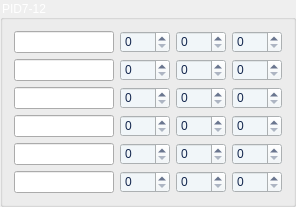
          <widget class="QGroupBox" name="groupBox_2">
           <property name="minimumSize">
            <size>
             <width>0</width>
             <height>45</height>
            </size>
           </property>
           <property name="styleSheet">
            <string notr="true">font: 10pt &quot;微软雅黑&quot;;
color:white;</string>
           </property>
           <property name="title">
            <string>PID7-12</string>
           </property>
           <layout class="QGridLayout" name="gridLayout_5">
            <item row="4" column="1">
             <widget class="QSpinBox" name="sb_p11">
              <property name="minimumSize">
               <size>
                <width>50</width>
                <height>20</height>
               </size>
              </property>
              <property name="styleSheet">
               <string notr="true">QSpinBox{
	color:#14274E;
	font: 10pt &quot;微软雅黑&quot;;
	background-color:#F1F6F9;
    selection-background-color: #F1F6F9;
	selection-color:#14274E;
}
</string>
              </property>
             </widget>
            </item>
            <item row="3" column="0">
             <widget class="QLineEdit" name="lineEdit_10">
              <property name="minimumSize">
               <size>
                <width>0</width>
                <height>20</height>
               </size>
              </property>
              <property name="maximumSize">
               <size>
                <width>100</width>
                <height>16777215</height>
               </size>
              </property>
              <property name="text">
               <string>PID10</string>
              </property>
             </widget>
            </item>
            <item row="4" column="3">
             <widget class="QSpinBox" name="sb_d11">
              <property name="minimumSize">
               <size>
                <width>50</width>
                <height>20</height>
               </size>
              </property>
              <property name="styleSheet">
               <string notr="true">QSpinBox{
	color:#14274E;
	font: 10pt &quot;微软雅黑&quot;;
	background-color:#F1F6F9;
    selection-background-color: #F1F6F9;
	selection-color:#14274E;
}
</string>
              </property>
             </widget>
            </item>
            <item row="3" column="1">
             <widget class="QSpinBox" name="sb_p10">
              <property name="minimumSize">
               <size>
                <width>50</width>
                <height>20</height>
               </size>
              </property>
              <property name="styleSheet">
               <string notr="true">QSpinBox{
	color:#14274E;
	font: 10pt &quot;微软雅黑&quot;;
	background-color:#F1F6F9;
    selection-background-color: #F1F6F9;
	selection-color:#14274E;
}
</string>
              </property>
             </widget>
            </item>
            <item row="0" column="1">
             <widget class="QSpinBox" name="sb_p7">
              <property name="minimumSize">
               <size>
                <width>50</width>
                <height>20</height>
               </size>
              </property>
              <property name="styleSheet">
               <string notr="true">QSpinBox{
	color:#14274E;
	font: 10pt &quot;微软雅黑&quot;;
	background-color:#F1F6F9;
}
</string>
              </property>
             </widget>
            </item>
            <item row="0" column="0">
             <widget class="QLineEdit" name="lineEdit_7">
              <property name="minimumSize">
               <size>
                <width>0</width>
                <height>20</height>
               </size>
              </property>
              <property name="maximumSize">
               <size>
                <width>100</width>
                <height>16777215</height>
               </size>
              </property>
              <property name="text">
               <string>PID7</string>
              </property>
             </widget>
            </item>
            <item row="1" column="2">
             <widget class="QSpinBox" name="sb_i8">
              <property name="minimumSize">
               <size>
                <width>50</width>
                <height>20</height>
               </size>
              </property>
              <property name="styleSheet">
               <string notr="true">QSpinBox{
	color:#14274E;
	font: 10pt &quot;微软雅黑&quot;;
	background-color:#F1F6F9;
    selection-background-color: #F1F6F9;
	selection-color:#14274E;
}
</string>
              </property>
             </widget>
            </item>
            <item row="5" column="0">
             <widget class="QLineEdit" name="lineEdit_12">
              <property name="minimumSize">
               <size>
                <width>0</width>
                <height>20</height>
               </size>
              </property>
              <property name="maximumSize">
               <size>
                <width>100</width>
                <height>16777215</height>
               </size>
              </property>
              <property name="text">
               <string>PID12</string>
              </property>
             </widget>
            </item>
            <item row="2" column="3">
             <widget class="QSpinBox" name="sb_d9">
              <property name="minimumSize">
               <size>
                <width>50</width>
                <height>20</height>
               </size>
              </property>
              <property name="styleSheet">
               <string notr="true">QSpinBox{
	color:#14274E;
	font: 10pt &quot;微软雅黑&quot;;
	background-color:#F1F6F9;
    selection-background-color: #F1F6F9;
	selection-color:#14274E;
}
</string>
              </property>
             </widget>
            </item>
            <item row="1" column="0">
             <widget class="QLineEdit" name="lineEdit_8">
              <property name="minimumSize">
               <size>
                <width>0</width>
                <height>20</height>
               </size>
              </property>
              <property name="maximumSize">
               <size>
                <width>100</width>
                <height>16777215</height>
               </size>
              </property>
              <property name="text">
               <string>PID8</string>
              </property>
             </widget>
            </item>
            <item row="2" column="1">
             <widget class="QSpinBox" name="sb_p9">
              <property name="minimumSize">
               <size>
                <width>50</width>
                <height>20</height>
               </size>
              </property>
              <property name="styleSheet">
               <string notr="true">QSpinBox{
	color:#14274E;
	font: 10pt &quot;微软雅黑&quot;;
	background-color:#F1F6F9;
    selection-background-color: #F1F6F9;
	selection-color:#14274E;
}
</string>
              </property>
             </widget>
            </item>
            <item row="4" column="2">
             <widget class="QSpinBox" name="sb_i11">
              <property name="minimumSize">
               <size>
                <width>50</width>
                <height>20</height>
               </size>
              </property>
              <property name="styleSheet">
               <string notr="true">QSpinBox{
	color:#14274E;
	font: 10pt &quot;微软雅黑&quot;;
	background-color:#F1F6F9;
    selection-background-color: #F1F6F9;
	selection-color:#14274E;
}
</string>
              </property>
             </widget>
            </item>
            <item row="1" column="3">
             <widget class="QSpinBox" name="sb_d8">
              <property name="minimumSize">
               <size>
                <width>50</width>
                <height>20</height>
               </size>
              </property>
              <property name="styleSheet">
               <string notr="true">QSpinBox{
	color:#14274E;
	font: 10pt &quot;微软雅黑&quot;;
	background-color:#F1F6F9;
    selection-background-color: #F1F6F9;
	selection-color:#14274E;
}
</string>
              </property>
             </widget>
            </item>
            <item row="0" column="2">
             <widget class="QSpinBox" name="sb_i7">
              <property name="minimumSize">
               <size>
                <width>50</width>
                <height>20</height>
               </size>
              </property>
              <property name="styleSheet">
               <string notr="true">QSpinBox{
	color:#14274E;
	font: 10pt &quot;微软雅黑&quot;;
	background-color:#F1F6F9;
    selection-background-color: #F1F6F9;
	selection-color:#14274E;
}
</string>
              </property>
             </widget>
            </item>
            <item row="0" column="3">
             <widget class="QSpinBox" name="sb_d7">
              <property name="minimumSize">
               <size>
                <width>50</width>
                <height>20</height>
               </size>
              </property>
              <property name="styleSheet">
               <string notr="true">QSpinBox{
	color:#14274E;
	font: 10pt &quot;微软雅黑&quot;;
	background-color:#F1F6F9;
    selection-background-color: #F1F6F9;
	selection-color:#14274E;
}
</string>
              </property>
             </widget>
            </item>
            <item row="5" column="3">
             <widget class="QSpinBox" name="sb_d12">
              <property name="minimumSize">
               <size>
                <width>50</width>
                <height>20</height>
               </size>
              </property>
              <property name="styleSheet">
               <string notr="true">QSpinBox{
	color:#14274E;
	font: 10pt &quot;微软雅黑&quot;;
	background-color:#F1F6F9;
    selection-background-color: #F1F6F9;
	selection-color:#14274E;
}
</string>
              </property>
             </widget>
            </item>
            <item row="1" column="1">
             <widget class="QSpinBox" name="sb_p8">
              <property name="minimumSize">
               <size>
                <width>50</width>
                <height>20</height>
               </size>
              </property>
              <property name="styleSheet">
               <string notr="true">QSpinBox{
	color:#14274E;
	font: 10pt &quot;微软雅黑&quot;;
	background-color:#F1F6F9;
    selection-background-color: #F1F6F9;
	selection-color:#14274E;
}
</string>
              </property>
             </widget>
            </item>
            <item row="2" column="2">
             <widget class="QSpinBox" name="sb_i9">
              <property name="minimumSize">
               <size>
                <width>50</width>
                <height>20</height>
               </size>
              </property>
              <property name="styleSheet">
               <string notr="true">QSpinBox{
	color:#14274E;
	font: 10pt &quot;微软雅黑&quot;;
	background-color:#F1F6F9;
    selection-background-color: #F1F6F9;
	selection-color:#14274E;
}
</string>
              </property>
             </widget>
            </item>
            <item row="5" column="1">
             <widget class="QSpinBox" name="sb_p12">
              <property name="minimumSize">
               <size>
                <width>50</width>
                <height>20</height>
               </size>
              </property>
              <property name="styleSheet">
               <string notr="true">QSpinBox{
	color:#14274E;
	font: 10pt &quot;微软雅黑&quot;;
	background-color:#F1F6F9;
    selection-background-color: #F1F6F9;
	selection-color:#14274E;
}
</string>
              </property>
             </widget>
            </item>
            <item row="5" column="2">
             <widget class="QSpinBox" name="sb_i12">
              <property name="minimumSize">
               <size>
                <width>50</width>
                <height>20</height>
               </size>
              </property>
              <property name="styleSheet">
               <string notr="true">QSpinBox{
	color:#14274E;
	font: 10pt &quot;微软雅黑&quot;;
	background-color:#F1F6F9;
    selection-background-color: #F1F6F9;
	selection-color:#14274E;
}
</string>
              </property>
             </widget>
            </item>
            <item row="3" column="2">
             <widget class="QSpinBox" name="sb_i10">
              <property name="minimumSize">
               <size>
                <width>50</width>
                <height>20</height>
               </size>
              </property>
              <property name="styleSheet">
               <string notr="true">QSpinBox{
	color:#14274E;
	font: 10pt &quot;微软雅黑&quot;;
	background-color:#F1F6F9;
    selection-background-color: #F1F6F9;
	selection-color:#14274E;
}
</string>
              </property>
             </widget>
            </item>
            <item row="2" column="0">
             <widget class="QLineEdit" name="lineEdit_9">
              <property name="minimumSize">
               <size>
                <width>0</width>
                <height>20</height>
               </size>
              </property>
              <property name="maximumSize">
               <size>
                <width>100</width>
                <height>16777215</height>
               </size>
              </property>
              <property name="text">
               <string>PID9</string>
              </property>
             </widget>
            </item>
            <item row="4" column="0">
             <widget class="QLineEdit" name="lineEdit_11">
              <property name="minimumSize">
               <size>
                <width>0</width>
                <height>20</height>
               </size>
              </property>
              <property name="maximumSize">
               <size>
                <width>100</width>
                <height>16777215</height>
               </size>
              </property>
              <property name="text">
               <string>PID11</string>
              </property>
             </widget>
            </item>
            <item row="3" column="3">
             <widget class="QSpinBox" name="sb_d10">
              <property name="minimumSize">
               <size>
                <width>50</width>
                <height>20</height>
               </size>
              </property>
              <property name="styleSheet">
               <string notr="true">QSpinBox{
	color:#14274E;
	font: 10pt &quot;微软雅黑&quot;;
	background-color:#F1F6F9;
    selection-background-color: #F1F6F9;
	selection-color:#14274E;
}
</string>
              </property>
             </widget>
            </item>
           </layout>
          </widget>
